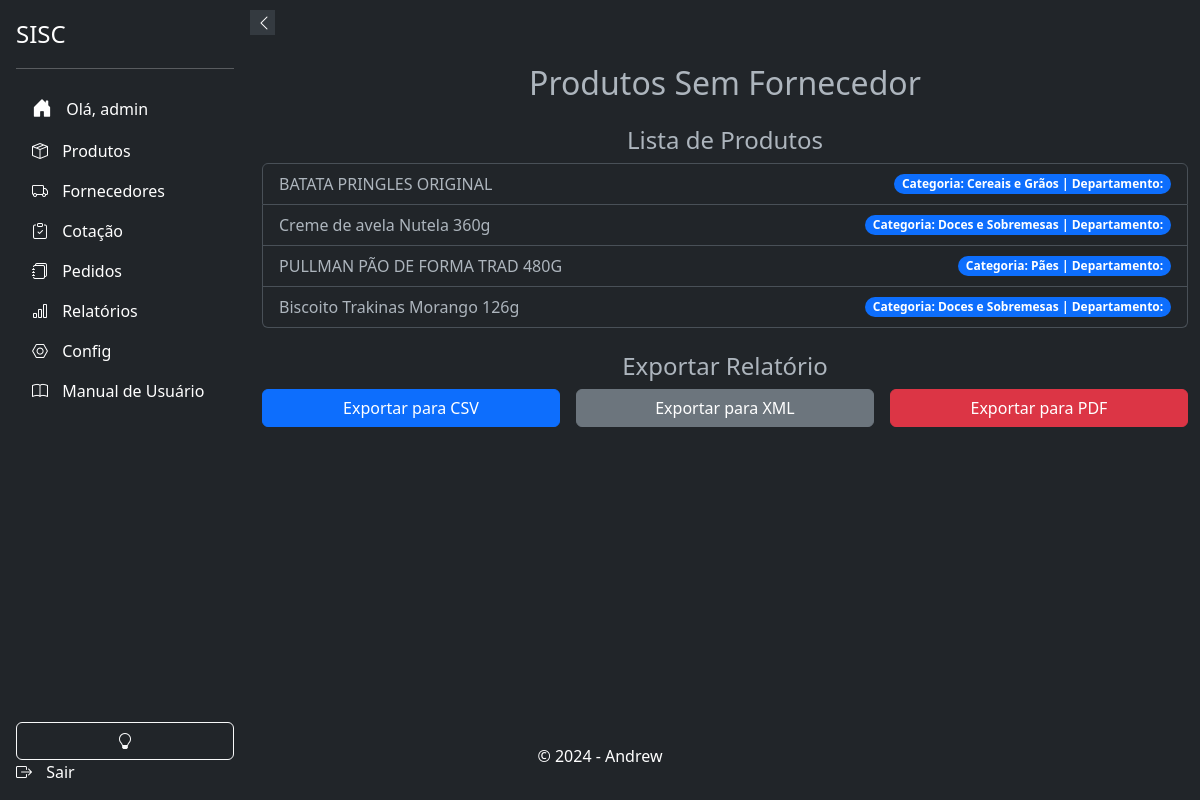
/relatorios/produtos-sem-fornecedor/ (signed in), run on the app's committed database.
### products/models.py (models this page shows, shortened)
class Product(models.Model):
    UNIDADE_CHOICES = (
        ('mm', 'Milímetro'),
        ('cm', 'Centímetro'),
        ('m', 'Metro'),
    )
    UNIDADE_DE_MEDIDA_CHOICES = [
        ('Kg', 'Quilo'),
        ('Dp', 'Display'),
        ('Un', 'Unidade'),
        ('Cx', 'Caixa'),
        ('Fd', 'Fardo'),
        ('Pct', 'Pacote'),
        ('Sch', 'Sache'),
        ('Tp', 'Take Profit'),
    ]
    id = models.AutoField(primary_key=True)
    ean = models.CharField(max_length=13, unique=True, blank=True, null=True)
    sku = models.CharField("SKU", max_length=255, unique=True, blank=True, null=True)
    name = models.CharField(max_length=255)
    brand = models.ForeignKey(Brand, on_delete=models.PROTECT, related_name='products', blank=True, null=True)
    product_line = models.ForeignKey(ProductLine, on_delete=models.PROTECT, related_name='products', blank=True, null=True)
    department = models.ForeignKey(Departamento, on_delete=models.PROTECT, related_name='products', blank=True, null=True)
    category = models.ForeignKey(Category, on_delete=models.PROTECT, related_name='products', blank=True, null=True)
    subcategory = models.ForeignKey(Subcategory, on_delete=models.PROTECT, related_name='products', blank=True, null=True)
    status = models.BooleanField(default=True)
    photo = models.ImageField(upload_to='products/', blank=True, null=True)
    notas = models.TextField("Notas", blank=True, null=True)
    descricao = models.TextField(_("Descrição"), max_length=50, blank=True)
    preco_de_custo = models.DecimalField(_("Preço de Custo"), max_digits=10, decimal_places=3, blank=True, null=True)
    altura_embalagem = models.DecimalField(max_digits=10, decimal_places=3, blank=True, null=True, verbose_name='Altura da Embalagem')
    largura_embalagem = models.DecimalField(max_digits=10, decimal_places=3, blank=True, null=True, verbose_name='Largura da Embalagem')
    comprimento_embalagem = models.DecimalField(max_digits=10, decimal_places=3, blank=True, null=True, verbose_name='Comprimento da Embalagem')
    espessura_embalagem = models.DecimalField(max_digits=10, decimal_places=3, blank=True, null=True, verbose_name='Espessura da Embalagem')
    raio_embalagem = models.DecimalField(max_digits=10, decimal_places=3, blank=True, null=True, verbose_name='Raio da Embalagem')
    unidade_altura = models.CharField(max_length=2, choices=UNIDADE_CHOICES, blank=True, null=True, verbose_name='Unidade de Medida Altura')
    unidade_largura = models.CharField(max_length=2, choices=UNIDADE_CHOICES, blank=True, null=True, verbose_name='Unidade de Medida Largura')
    unidade_comprimento = models.CharField(max_length=2, choices=UNIDADE_CHOICES, blank=True, null=True, verbose_name='Unidade de Medida Comprimento')
    unidade_espessura = models.CharField(max_length=2, choices=UNIDADE_CHOICES, blank=True, null=True, verbose_name='Unidade de Medida Espessura')
    unidade_raio = models.CharField(max_length=2, choices=UNIDADE_CHOICES, blank=True, null=True, verbose_name='Unidade de Medida Raio')
    unidade_de_medida = models.CharField(_("Unidade de Medida"), max_length=50, blank=True, null=True, choices=UNIDADE_DE_MEDIDA_CHOICES)
    quantidade_por_volume = models.PositiveIntegerField(blank=True, null=True, verbose_name='Quantidade por Volume')
    data_de_validade = models.DateField(_("Data de Validade"), blank=True, null=True)
    history = HistoricalRecords()

class Category(models.Model):
    department = models.ForeignKey(Departamento, on_delete=models.CASCADE, related_name='categories')
    name = models.CharField(max_length=200)

### relatorios/views.py (the view, shortened to what this page needs)
# urls.py: path('produtos-sem-fornecedor/', ProdutosSemFornecedorView.as_view(), name='produtos_sem_fornecedor'),
@method_decorator(login_required(login_url=''), name='dispatch')
class ProdutosSemFornecedorView(TemplateView):
    template_name = 'relatorios/produtos_sem_fornecedor.html'
    def get(self, request):
        produtos_com_fornecedor = ProductPriceHistory.objects.values_list('product_id', flat=True).distinct()
        produtos_sem_fornecedor = Product.objects.exclude(id__in=produtos_com_fornecedor)
        context = {
            'produtos_sem_fornecedor': produtos_sem_fornecedor,
        }
        return render(request, self.template_name, context)

### relatorios/templates/relatorios/produtos_sem_fornecedor.html (shortened to what this page needs)
{% extends 'base.html' %}
{% block content %}
<div class="container my-4">
    <h2 class="text-center">Produtos Sem Fornecedor</h2>
    <div class="row mt-4">
        <div class="col-md-12">
            <h4 class="text-center">Lista de Produtos</h4>
            <ul class="list-group">
                {% for produto in produtos_sem_fornecedor %}
                <li class="list-group-item d-flex justify-content-between align-items-center">
                    {{ produto.name }}
                    <span class="badge bg-primary rounded-pill">
                        Categoria: {{ produto.category.name }} | Departamento: {{ produto.department.name }}
                    </span>
                </li>
                {% endfor %}
            </ul>
        </div>
    </div>
    <div class="row mt-4">
        <div class="col-md-12">
            <h4 class="text-center">Exportar Relatório</h4>
            <form method="post" class="row g-3">
                <div class="col-md-4">
                    <button type="submit" name="formato" value="csv" class="btn btn-primary w-100">Exportar para CSV</button>
                </div>
                <div class="col-md-4">
                    <button type="submit" name="formato" value="xml" class="btn btn-secondary w-100">Exportar para XML</button>
                </div>
                <div class="col-md-4">
                    <button type="submit" name="formato" value="pdf" class="btn btn-danger w-100">Exportar para PDF</button>
                </div>
            </form>
        </div>
    </div>
</div>
{% endblock %}

### app/templates/components/_sidebar.html (shortened to what this page needs)
<!DOCTYPE html>
<html>
<head>
    <link href="https://cdn.jsdelivr.net/npm/bootstrap@5.3.0-alpha3/dist/css/bootstrap.min.css" rel="stylesheet">
    <link rel="stylesheet" href="https://cdn.jsdelivr.net/npm/bootstrap-icons@1.10.5/font/bootstrap-icons.css">
</head>
<body>
    <div class="sidebar d-flex flex-column flex-shrink-0 p-3 text-white bg-dark" id="sidebar">
        <button class="sidebar-toggle" onclick="toggleSidebar()">
            <i id="sidebar-toggle-icon" class="bi bi-chevron-left"></i>
        </button>
        <a href="#" class="d-flex align-items-center mb-3 mb-md-0 me-md-auto text-white text-decoration-none">
            <span class="fs-4">SISC</span>
        </a>
        <hr>
        {% if user.is_authenticated %}
            <ul class="nav nav-pills flex-column mb-auto">
                <li class="nav-item">
                    <a href="{% url 'accounts:home' %}" class="nav-link text-white" aria-current="page">
                        <i class="bi bi-house-door-fill fs-5"></i>
                        <span>Olá, {{ user.username }}</span>
                    </a>
                </li>
                <li>
                    <a href="{% url 'products:products_list' %}" class="nav-link text-white">
                        <i class="bi bi-box-seam"></i>
                        <span>Produtos</span>
                    </a>
                </li>
                <li>
                    <a href="{% url 'suppliers:supplier_list' %}" class="nav-link text-white">
                        <i class="bi bi-truck "></i>
                        <span>Fornecedores</span>
                    </a>
                </li>
                <li>
                    <a href="{% url 'cotacao:cotacao_list' %}" class="nav-link text-white">
                        <i class="bi bi-clipboard-check"></i>
                        <span>Cotação</span>
                    </a>
                </li>
                <li>
                    <a href="{% url 'respostas:listar_pedidos' %}" class="nav-link text-white">
                        <i class="bi bi-journals"></i>
                        <span>Pedidos</span>
                    </a>
                </li>
                <li>
                    <a href="{% url 'relatorios:gerar_relatorios' %}" class="nav-link text-white">
                        <i class="bi bi-bar-chart"></i>
                        <span>Relatórios</span>
                    </a>
                </li>
                <li>
                    <a href="{% url 'admin:index' %}" class="nav-link text-white">
                        <i class="bi bi-nut"></i>
                        <span>Config</span>
                    </a>
                </li>
                <li>
                    <a href="{% url 'relatorios:manual_usuario' %}" class="nav-link text-white">
                        <i class="bi bi-book"></i>
                        <span>Manual de Usuário</span>
                    </a>
                </li>
            <br>
            </ul>
            <button class="btn btn-outline-light" onclick="toggleTheme()">
                <i id="theme-toggle-icon" class="bi bi-lightbulb-fill"></i>
            </button>
            <a href="{% url 'accounts:logout' %}" class="nav-link text-white">
                <i class="bi bi-box-arrow-right"></i>
                <span>Sair</span>
            </a>
        {% else %}
            <a href="{% url 'accounts:login' %}" class="nav-link text-white">
                <i class="bi bi-box-arrow-in-right"></i>
                <span>Login</span>
            </a>
        {% endif %}
    </div>
</body>
</html>

### app/templates/base.html (style rules this page uses)
body, html { height: 100%; margin: 0; display: flex; flex-direction: column; }

### app/templates/components/_sidebar.html (style rules this page uses)
.sidebar { width: 250px; height: 100vh; position: fixed; top: 0; left: 0; background-color: #343a40; transition: all 0.3s; z-index: 1000; }
.sidebar .nav-link { white-space: nowrap; overflow: hidden; text-overflow: ellipsis; }
.sidebar .nav-link i { margin-right: 10px; }
.sidebar-toggle { position: absolute; top: 10px; right: -25px; width: 25px; height: 25px; background-color: #343a40; border: none; color: white; cursor: pointer; z-index: 1100; }

### data on the page
Product: name "BATATA PRINGLES ORIGINAL", category.name "Cereais e Grãos"
Product: name "Creme de avela Nutela 360g", category.name "Doces e Sobremesas"
Product: name "PULLMAN PÃO DE FORMA TRAD 480G", category.name "Pães"
Product: name "Biscoito Trakinas Morango 126g", category.name "Doces e Sobremesas"

### other printed values
{{ user.username }} "admin"
